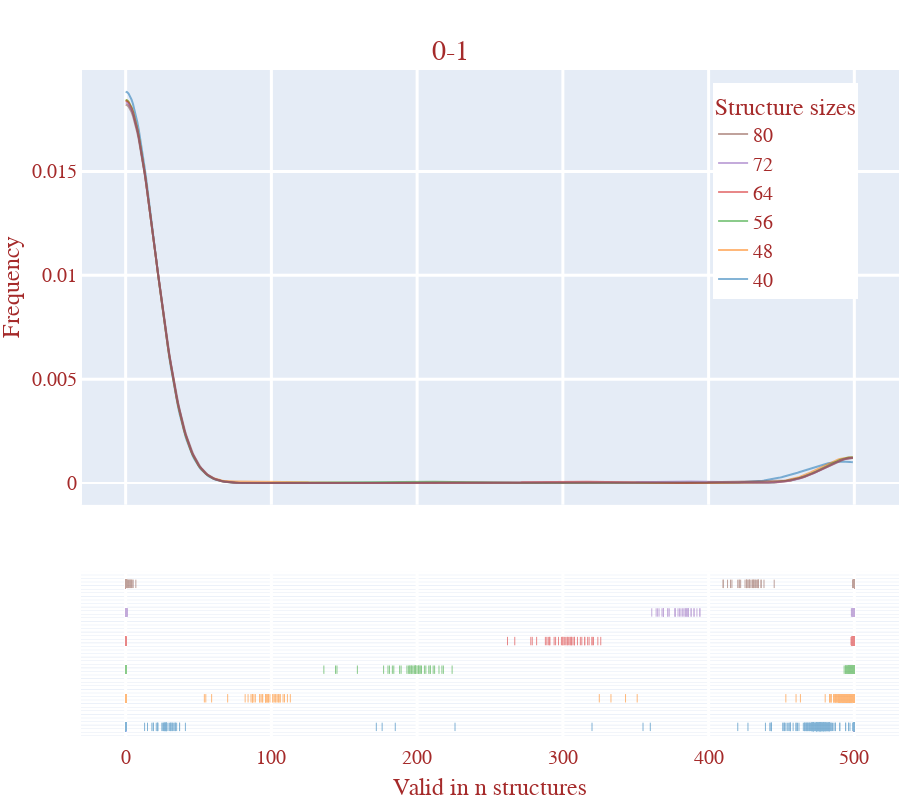

Notebook source saved alongside this figure:
### Code cell
fig=go.Figure()

language = "GL"
mode = "frame"

# dist_data=[iris_df[iris_df['class']=='Iris-setosa']['sepal_length'], iris_df[iris_df['class']=='Iris-versicolor']['sepal_length'],
#           iris_df[iris_df['class']=='Iris-virginica']['sepal_length']]

grop_labels=list(range(40, 81, 8))

dist_data = [df[f"{mode}_{language}_{node}_exact"].fillna(0) for node in grop_labels]

fig = ff.create_distplot(dist_data,grop_labels,show_hist=False)

fig.update_traces(opacity=0.55)
fig.update_layout(title={'text': '0-1','y':0.95,'x':0.5, 'xanchor': 'center','yanchor': 'top'},
                          legend=dict(title="Structure sizes", yanchor="top",y=0.98,xanchor="right",x=0.95),
                  autosize=True,margin=dict(t=70,b=0,l=0,r=0), xaxis_title='Valid in n structures', yaxis_title='Frequency',
                  font=dict(size=20, family='Times New Romans', color='brown'),
                  width=900, height=800
                 )

fig.update_xaxes(showline=True, linewidth=1, linecolor='white', gridwidth=3, gridcolor='white', mirror=True)
fig.update_yaxes(showline=True, linewidth=1, linecolor='white', gridwidth=3, gridcolor='white', mirror=True)

fig.show()

### Figure 1 — Plotly figure (JSON) as saved in the notebook; plotly's stock layout.template omitted (floating-point values rounded to 4 significant figures; data arrays with more than 128 entries replaced by an {"elided": "..."} marker saying what was removed)
{"data": [{"legendgroup": "40", "marker": {"color": "rgb(31, 119, 180)"}, "mode": "lines", "name": "40", "opacity": 0.55, "showlegend": true, "type": "scatter", "x": {"elided": "500 int values"}, "xaxis": "x", "y": {"elided": "500 float values"}, "yaxis": "y"}, {"legendgroup": "48", "marker": {"color": "rgb(255, 127, 14)"}, "mode": "lines", "name": "48", "opacity": 0.55, "showlegend": true, "type": "scatter", "x": {"elided": "500 int values"}, "xaxis": "x", "y": {"elided": "500 float values"}, "yaxis": "y"}, {"legendgroup": "56", "marker": {"color": "rgb(44, 160, 44)"}, "mode": "lines", "name": "56", "opacity": 0.55, "showlegend": true, "type": "scatter", "x": {"elided": "500 int values"}, "xaxis": "x", "y": {"elided": "500 float values"}, "yaxis": "y"}, {"legendgroup": "64", "marker": {"color": "rgb(214, 39, 40)"}, "mode": "lines", "name": "64", "opacity": 0.55, "showlegend": true, "type": "scatter", "x": {"elided": "500 int values"}, "xaxis": "x", "y": {"elided": "500 float values"}, "yaxis": "y"}, {"legendgroup": "72", "marker": {"color": "rgb(148, 103, 189)"}, "mode": "lines", "name": "72", "opacity": 0.55, "showlegend": true, "type": "scatter", "x": {"elided": "500 int values"}, "xaxis": "x", "y": {"elided": "500 float values"}, "yaxis": "y"}, {"legendgroup": "80", "marker": {"color": "rgb(140, 86, 75)"}, "mode": "lines", "name": "80", "opacity": 0.55, "showlegend": true, "type": "scatter", "x": {"elided": "500 int values"}, "xaxis": "x", "y": {"elided": "500 float values"}, "yaxis": "y"}, {"legendgroup": "40", "marker": {"color": "rgb(31, 119, 180)", "symbol": "line-ns-open"}, "mode": "markers", "name": "40", "opacity": 0.55, "showlegend": false, "type": "scatter", "x": {"elided": "8049 int values"}, "xaxis": "x", "y": {"elided": "8049 int values"}, "yaxis": "y2"}, {"legendgroup": "48", "marker": {"color": "rgb(255, 127, 14)", "symbol": "line-ns-open"}, "mode": "markers", "name": "48", "opacity": 0.55, "showlegend": false, "type": "scatter", "x": {"elided": "8049 int values"}, "xaxis": "x", "y": {"elided": "8049 int values"}, "yaxis": "y2"}, {"legendgroup": "56", "marker": {"color": "rgb(44, 160, 44)", "symbol": "line-ns-open"}, "mode": "markers", "name": "56", "opacity": 0.55, "showlegend": false, "type": "scatter", "x": {"elided": "8049 int values"}, "xaxis": "x", "y": {"elided": "8049 int values"}, "yaxis": "y2"}, {"legendgroup": "64", "marker": {"color": "rgb(214, 39, 40)", "symbol": "line-ns-open"}, "mode": "markers", "name": "64", "opacity": 0.55, "showlegend": false, "type": "scatter", "x": {"elided": "8049 int values"}, "xaxis": "x", "y": {"elided": "8049 int values"}, "yaxis": "y2"}, {"legendgroup": "72", "marker": {"color": "rgb(148, 103, 189)", "symbol": "line-ns-open"}, "mode": "markers", "name": "72", "opacity": 0.55, "showlegend": false, "type": "scatter", "x": {"elided": "8049 int values"}, "xaxis": "x", "y": {"elided": "8049 int values"}, "yaxis": "y2"}, {"legendgroup": "80", "marker": {"color": "rgb(140, 86, 75)", "symbol": "line-ns-open"}, "mode": "markers", "name": "80", "opacity": 0.55, "showlegend": false, "type": "scatter", "x": {"elided": "8049 int values"}, "xaxis": "x", "y": {"elided": "8049 int values"}, "yaxis": "y2"}], "layout": {"autosize": true, "barmode": "overlay", "font": {"color": "brown", "family": "Times New Romans", "size": 20}, "height": 800, "hovermode": "closest", "legend": {"title": {"text": "Structure sizes"}, "traceorder": "reversed", "x": 0.95, "xanchor": "right", "y": 0.98, "yanchor": "top"}, "margin": {"b": 0, "l": 0, "r": 0, "t": 70}, "title": {"text": "0-1", "x": 0.5, "xanchor": "center", "y": 0.95, "yanchor": "top"}, "width": 900, "xaxis": {"anchor": "y2", "domain": [0, 1], "gridcolor": "white", "gridwidth": 3, "linecolor": "white", "linewidth": 1, "mirror": true, "showline": true, "title": {"text": "Valid in n structures"}, "zeroline": false}, "yaxis": {"anchor": "free", "domain": [0.35, 1], "gridcolor": "white", "gridwidth": 3, "linecolor": "white", "linewidth": 1, "mirror": true, "position": 0, "showline": true, "title": {"text": "Frequency"}}, "yaxis2": {"anchor": "x", "domain": [0, 0.25], "dtick": 1, "gridcolor": "white", "gridwidth": 3, "linecolor": "white", "linewidth": 1, "mirror": true, "showline": true, "showticklabels": false}}}
